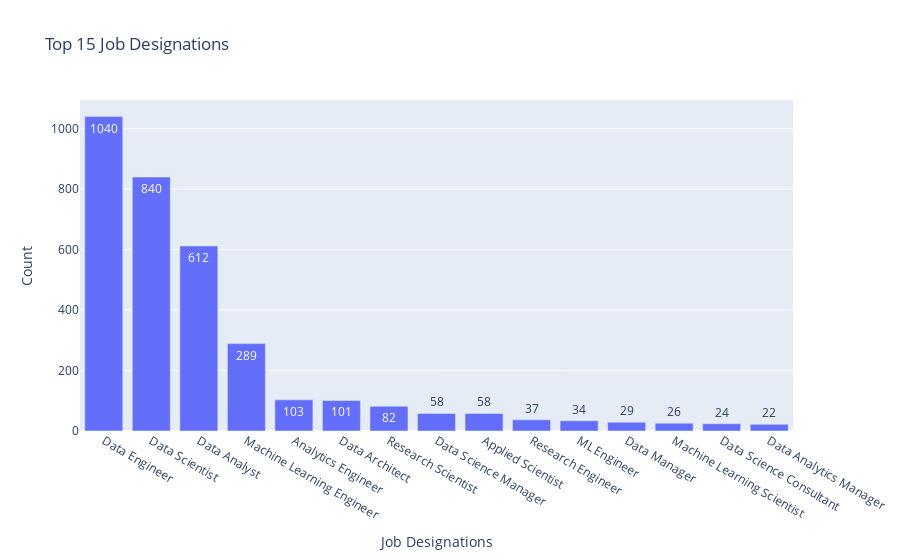

Here is the notebook cell this chart was saved with:
### Markdown cell above
Next we will account for the most frequent job designations.

### Code cell
top15_job_titles = df['job_title'].value_counts()[:15]
fig = px.bar(y = top15_job_titles.values, x = top15_job_titles.index, 
            text = top15_job_titles.values, title = 'Top 15 Job Designations')
fig.update_layout(xaxis_title = "Job Designations", yaxis_title = "Count")
fig.show()

### Figure 1 — Plotly figure (JSON) as saved in the notebook; plotly's stock layout.template omitted (floating-point values rounded to 4 significant figures)
{"data": [{"alignmentgroup": "True", "hovertemplate": "x=%{x}<br>y=%{y}<br>text=%{text}<extra></extra>", "legendgroup": "", "marker": {"color": "#636efa", "pattern": {"shape": ""}}, "name": "", "offsetgroup": "", "orientation": "v", "showlegend": false, "text": [1040, 840, 612, 289, 103, 101, 82, 58, 58, 37, 34, 29, 26, 24, 22], "textposition": "auto", "type": "bar", "x": ["Data Engineer", "Data Scientist", "Data Analyst", "Machine Learning Engineer", "Analytics Engineer", "Data Architect", "Research Scientist", "Data Science Manager", "Applied Scientist", "Research Engineer", "ML Engineer", "Data Manager", "Machine Learning Scientist", "Data Science Consultant", "Data Analytics Manager"], "xaxis": "x", "y": [1040, 840, 612, 289, 103, 101, 82, 58, 58, 37, 34, 29, 26, 24, 22], "yaxis": "y"}], "layout": {"barmode": "relative", "legend": {"tracegroupgap": 0}, "title": {"text": "Top 15 Job Designations"}, "xaxis": {"anchor": "y", "domain": [0, 1], "title": {"text": "Job Designations"}}, "yaxis": {"anchor": "x", "domain": [0, 1], "title": {"text": "Count"}}}}
